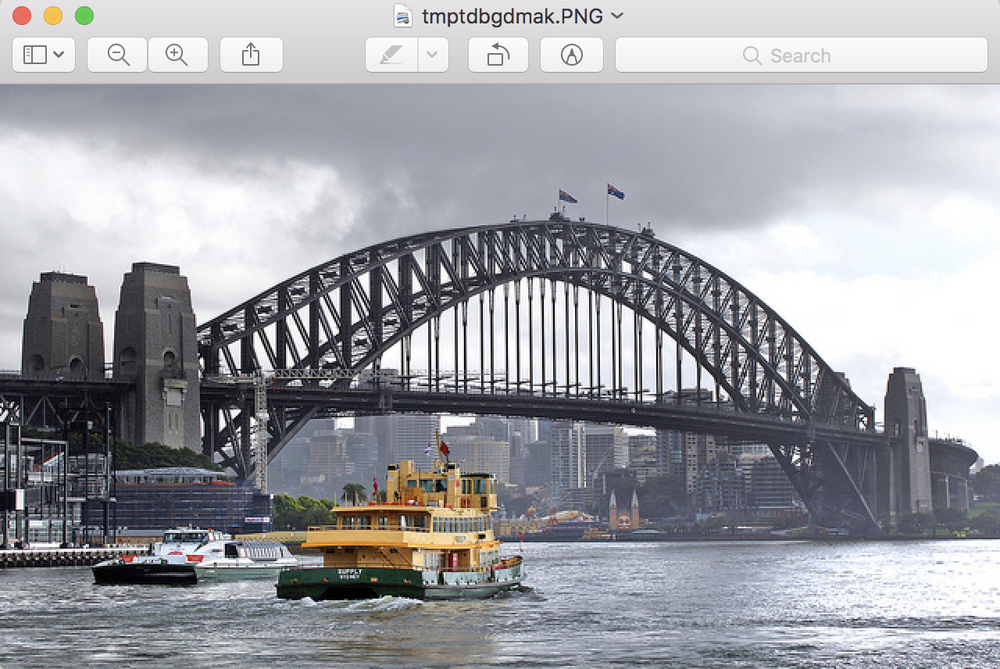
#> input picture Artificial Intelligence/Machine Learning/1/images/bridge.png, 1000 x 669 px, shrunk from 1280 x 856 before the run
$ python test.py
#> lines starting #> are read from the running program, lines starting #| are printed output that depends on the picture
from PIL import Image
import numpy as np
from skimage import io

# https://machinelearningmastery.com/how-to-manually-scale-image-pixel-data-for-deep-learning/

image = Image.open("images/bridge.png")
#> image is the input picture: PIL image 1000x669 RGBA; mean R, G, B, A 158.4, 159.6, 164.9, 255
print(image.format)
#| PNG
print(image.mode)
#| RGBA
print(image.size)
#| (1000, 669)
#image.show()

# Normalize pixel values

pixels = np.asarray(image)
pixels2 = pixels.copy()
pixels3 = pixels.copy()

# Afisare inainte de normalizare (pixeli intre 0-255)
io.imshow(pixels.astype(np.uint8))
io.show()

# confirm pixel range is 0-255
print('Data Type: %s' % pixels.dtype)
#| Data Type: uint8
print('Min: %.3f, Max: %.3f' % (pixels.min(), pixels.max()))
#| Min: 0.000, Max: 255.000
# convert from integers to floats
pixels = pixels.astype('float32')
# normalize to the range 0-1
pixels /= 255.0
# confirm the normalization
print('Min: %.3f, Max: %.3f' % (pixels.min(), pixels.max()))
#| Min: 0.000, Max: 1.000

# Afisare dupa normalizare (pixeli intre 0-1)
io.imshow(pixels.astype(np.float32))
io.show()

'''
# Centering and then normalizing pixel values
print('Centrare:\n')
mean = pixels2.mean()
print('Mean: %.3f' % mean)
pixels2 = pixels2 - mean
mean = pixels2.mean()
print('Mean: %.3f' % mean)
print('Min: %.3f, Max: %.3f' % (pixels2.min(), pixels2.max()))

print('Normalizare:\n')
pixels2 /= pixels2.max()
print('Min: %.3f, Max: %.3f' % (pixels2.min(), pixels2.max()))
mean = pixels2.mean()
print('Mean: %.3f' % mean)

# Normalizing then centering pixel values
pixels3 = pixels3 / 255
mean = pixels3.mean()
pixels3 = pixels3 - mean
print('Min: %.3f, Max: %.3f' % (pixels3.min(), pixels3.max()))
'''

# convert from integers to floats
pixels2 = pixels2.astype('float32')
# calculate global mean and standard deviation
mean, std = pixels2.mean(), pixels2.std()
#> mean = 184.5; std = 72.99
print('Mean: %.3f, Standard Deviation: %.3f' % (mean, std))
#| Mean: 184.474, Standard Deviation: 72.995
# global standardization of pixels
pixels2 = (pixels2 - mean) / std
# confirm it had the desired effect
mean, std = pixels2.mean(), pixels2.std()
#> mean = 2.13e-07; std = 1
print('Mean: %.3f, Standard Deviation: %.3f' % (mean, std))
#| Mean: 0.000, Standard Deviation: 1.000

io.imshow(pixels2.astype(np.float32))
io.show()
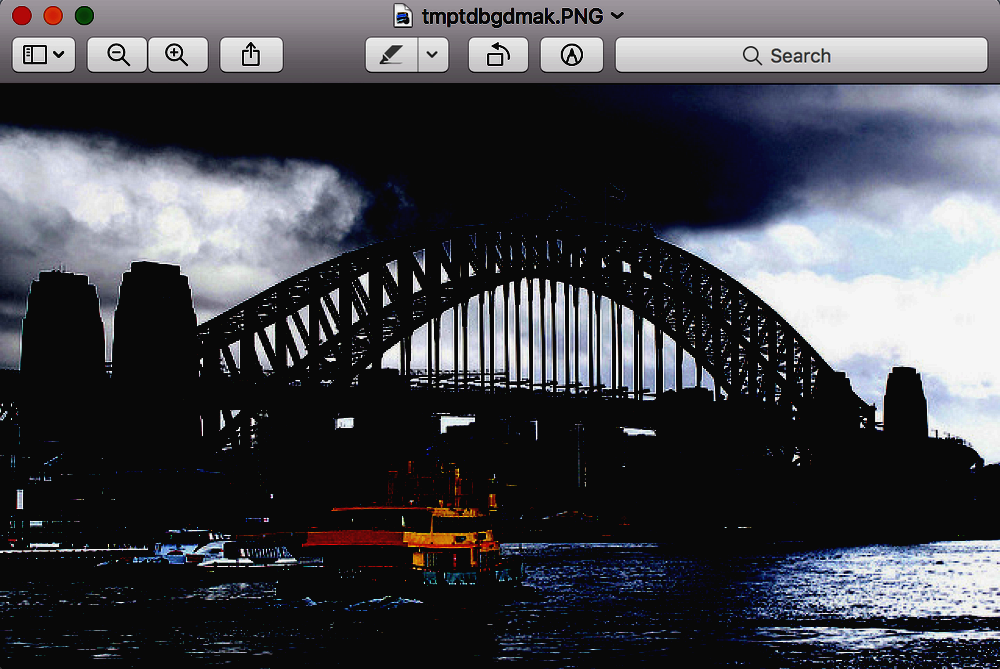
#> shown: shape (669, 1000, 4) float32; mean R, G, B, A 0.246, 0.249, 0.274, 0.962; transparent parts drawn white
